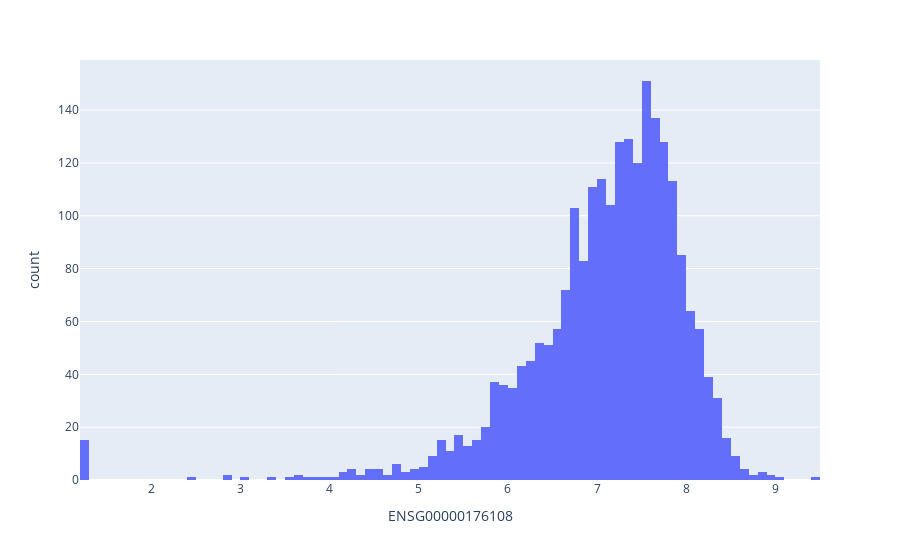

This figure's notebook cell:
### Markdown cell above
## Exploratory Analysis

### Code cell
#load dataframe
df_genes_labels_file = "Data/with_outliers/df_genes_labels_tmm.pkl"
if os.path.exists(df_genes_labels_file):
    df_genes_labels = pd.read_pickle(df_genes_labels_file)
else:
    raise Exception("You need to run the above cells")

column_gene_name = random.choice(df_genes_labels.columns.to_list())
print(f"Random column: {column_gene_name}")
fig = px.histogram(df_genes_labels, x=column_gene_name)
fig.show()

### Figure 1 — Plotly figure (JSON) as saved in the notebook; plotly's stock layout.template omitted (floating-point values rounded to 4 significant figures; data arrays with more than 128 entries replaced by an {"elided": "..."} marker saying what was removed)
{"data": [{"alignmentgroup": "True", "bingroup": "x", "hovertemplate": "ENSG00000176108=%{x}<br>count=%{y}<extra></extra>", "legendgroup": "", "marker": {"color": "#636efa", "pattern": {"shape": ""}}, "name": "", "offsetgroup": "", "orientation": "v", "showlegend": false, "type": "histogram", "x": {"elided": "2327 float values"}, "xaxis": "x", "yaxis": "y"}], "layout": {"barmode": "relative", "legend": {"tracegroupgap": 0}, "margin": {"t": 60}, "xaxis": {"anchor": "y", "domain": [0, 1], "title": {"text": "ENSG00000176108"}}, "yaxis": {"anchor": "x", "domain": [0, 1], "title": {"text": "count"}}}}
